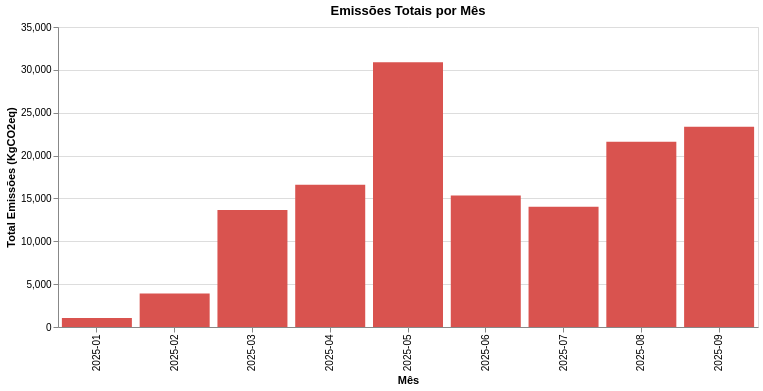

Write notebook code for a chart like this one.
### Code cell
chart_emissoes

### Figure 1 — Vega-Lite specification as saved in the notebook (floating-point values rounded to 4 significant figures)
{"config": {"view": {"continuousWidth": 300, "continuousHeight": 300}}, "data": {"name": "data-c7bb42070286dcd511cbb93582ce5a3d"}, "mark": {"type": "bar", "color": "#d9534f"}, "encoding": {"tooltip": [{"field": "Mes_Ano", "type": "nominal"}, {"field": "Total_Viagens", "title": "Nº de Viagens", "type": "quantitative"}, {"field": "Total_Distancia_Km", "format": ",.0f", "title": "Distância (km)", "type": "quantitative"}, {"field": "Total_Emissoes_KgCO2eq", "format": ",.0f", "title": "Emissões (kg)", "type": "quantitative"}], "x": {"axis": {"title": "Mês"}, "field": "Mes_Ano", "sort": {"field": "Mes_Num", "op": "min", "order": "ascending"}, "type": "nominal"}, "y": {"axis": {"title": "Total Emissões (KgCO2eq)"}, "field": "Total_Emissoes_KgCO2eq", "type": "quantitative"}}, "title": "Emissões Totais por Mês", "width": 700, "$schema": "https://vega.github.io/schema/vega-lite/v5.20.1.json", "datasets": {"data-c7bb42070286dcd511cbb93582ce5a3d": [{"Mes_Ano": "2025-01", "Mes_Num": 1, "Total_Distancia_Km": 5670.0, "Total_Emissoes_KgCO2eq": 1037.0, "Total_Viagens": 2}, {"Mes_Ano": "2025-02", "Mes_Num": 2, "Total_Distancia_Km": 20800.0, "Total_Emissoes_KgCO2eq": 3910.0, "Total_Viagens": 6}, {"Mes_Ano": "2025-03", "Mes_Num": 3, "Total_Distancia_Km": 71650.0, "Total_Emissoes_KgCO2eq": 13640.0, "Total_Viagens": 19}, {"Mes_Ano": "2025-04", "Mes_Num": 4, "Total_Distancia_Km": 86900.0, "Total_Emissoes_KgCO2eq": 16590.0, "Total_Viagens": 24}, {"Mes_Ano": "2025-05", "Mes_Num": 5, "Total_Distancia_Km": 160300.0, "Total_Emissoes_KgCO2eq": 30890.0, "Total_Viagens": 37}, {"Mes_Ano": "2025-06", "Mes_Num": 6, "Total_Distancia_Km": 79440.0, "Total_Emissoes_KgCO2eq": 15350.0, "Total_Viagens": 20}, {"Mes_Ano": "2025-07", "Mes_Num": 7, "Total_Distancia_Km": 72510.0, "Total_Emissoes_KgCO2eq": 14040.0, "Total_Viagens": 20}, {"Mes_Ano": "2025-08", "Mes_Num": 8, "Total_Distancia_Km": 112000.0, "Total_Emissoes_KgCO2eq": 21630.0, "Total_Viagens": 34}, {"Mes_Ano": "2025-09", "Mes_Num": 9, "Total_Distancia_Km": 121900.0, "Total_Emissoes_KgCO2eq": 23360.0, "Total_Viagens": 34}]}}
